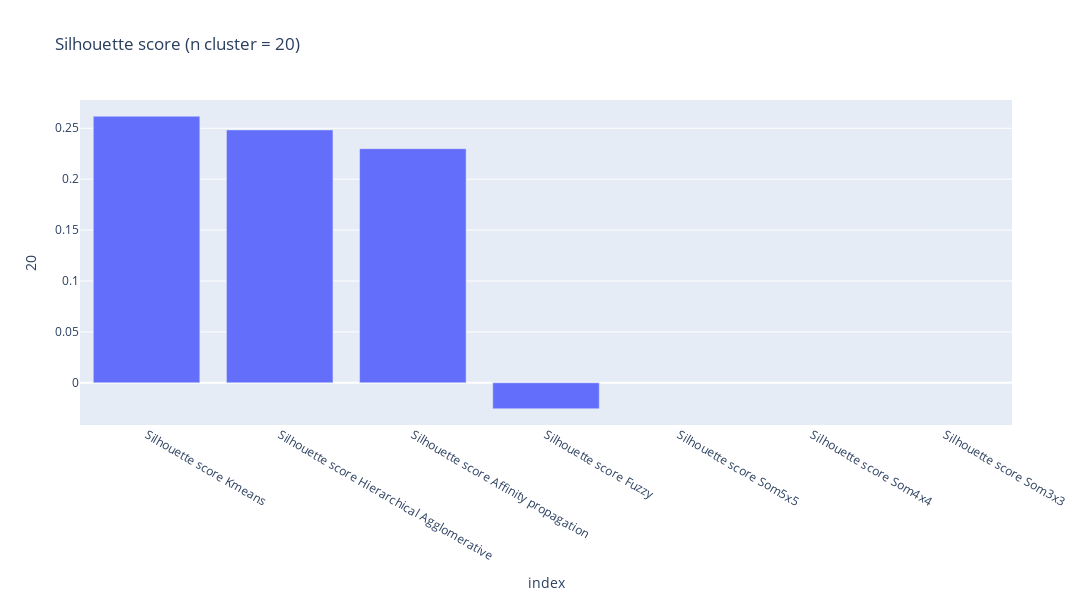

Write notebook code for a chart like this one.
### Code cell
n_cluster = 20
 title = "Silhouette score (n cluster = "+str(n_cluster)+')'
 px.bar(df_metrics_transposed.reset_index().iloc[0::3], x="index", y=n_cluster,width=1400,height=600,title=title)

### Figure 1 — Plotly figure (JSON) as saved in the notebook; plotly's stock layout.template omitted (floating-point values rounded to 4 significant figures)
{"data": [{"alignmentgroup": "True", "hovertemplate": "index=%{x}<br>20=%{y}<extra></extra>", "legendgroup": "", "marker": {"color": "#636efa", "pattern": {"shape": ""}}, "name": "", "offsetgroup": "", "orientation": "v", "showlegend": false, "textposition": "auto", "type": "bar", "x": ["Silhouette score Kmeans", "Silhouette score Hierarchical Agglomerative", "Silhouette score Affinity propagation", "Silhouette score Fuzzy", "Silhouette score Som5x5", "Silhouette score Som4x4", "Silhouette score Som3x3"], "xaxis": "x", "y": [0.2618, 0.2484, 0.23, -0.0255, "n.a.", "n.a.", "n.a."], "yaxis": "y"}], "layout": {"barmode": "relative", "height": 600, "legend": {"tracegroupgap": 0}, "title": {"text": "Silhouette score (n cluster = 20)"}, "width": 1400, "xaxis": {"anchor": "y", "domain": [0, 1], "title": {"text": "index"}}, "yaxis": {"anchor": "x", "domain": [0, 1], "title": {"text": "20"}}}}
